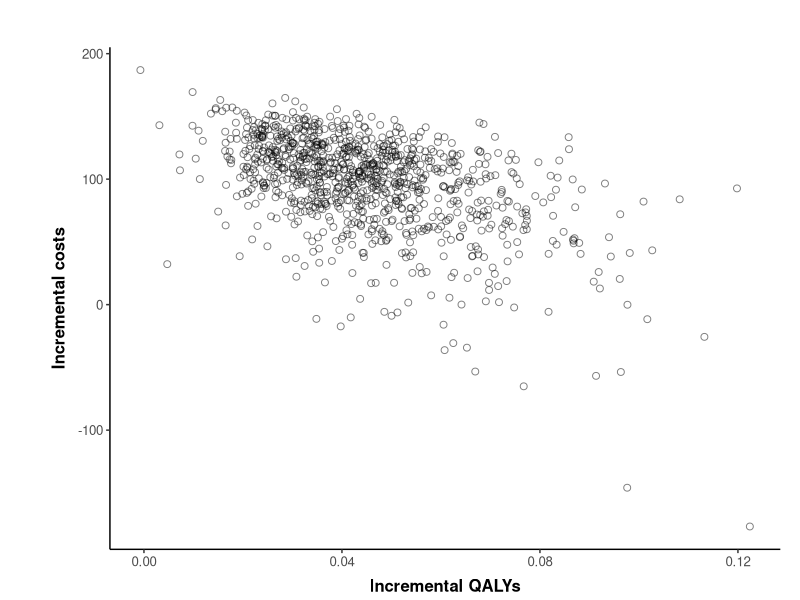
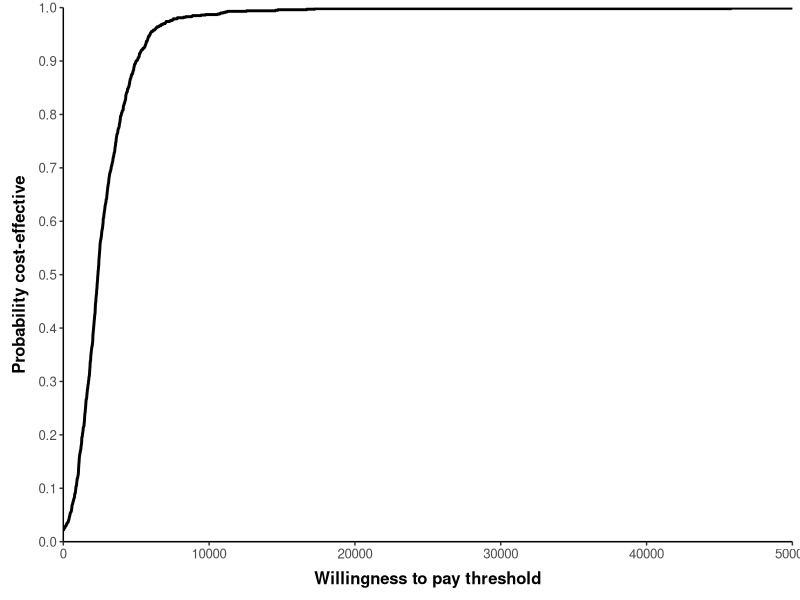
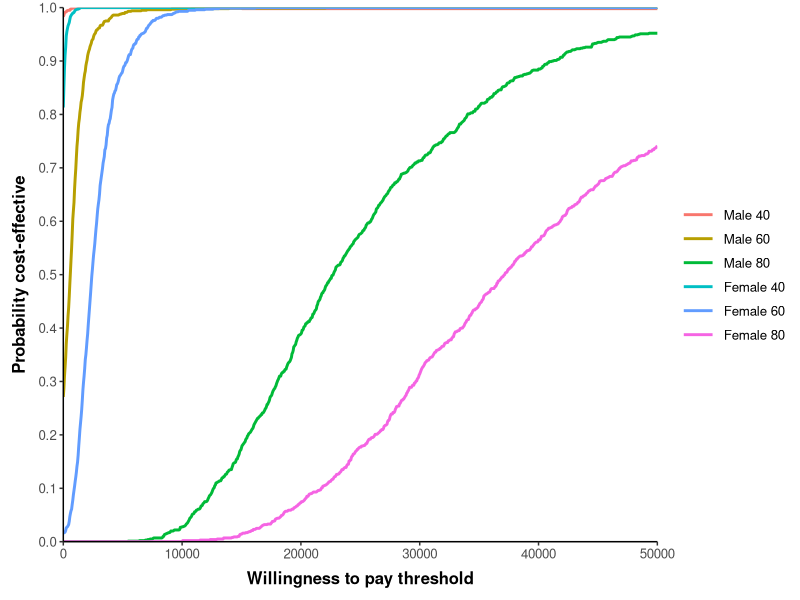

These charts were generated, in order, by the following R code:
############ THR model #########################
### Set working directory as the folder this is stored in
require("rstudioapi")
setwd(dirname(getActiveDocumentContext()$path)) # Set working directory to source file

#########**** PARAMETERS *****######
##### DETERMINISTIC PARAMETERS ######
# DISCOUNT RATES:
dr.c <- 0.06 ## set the discount rate for costs (6%)
dr.o <- 0.015 ## set the discount rate for outcomes (15%)
# COSTS:
c.SP0 <- 394 ## Cost of standard prosthesis
c.NP1 <- 579 ## Cost of new prosthesis 1
c.primary <- 0  ## Cost of a primary THR procedure - set to 0 for this model 
c.success <- 0 ## Cost of success - set to 0 for this model

## Defining shape and scale parameters to be used in probabilistic analyses
mn.cRevision <- 5294 ## mean cost of revision surgery
se.cRevision <- 1487 ## standard error of cost of revision surgery
a.cRevision <- (mn.cRevision/se.cRevision)^2 ## alpha value for cost of revision surgery 
b.cRevision <- (se.cRevision^2)/mn.cRevision ## beta value for cost of revision surgery
###  Transition probabilities - alpha & beta values:
a.PTHR2dead <- 2 ## alpha value for operative mortality from primary surgery
b.PTHR2dead <- 100- a.PTHR2dead ## beta value for operative mortality from primary surgery
a.rrr <- 4   ## alpha value for re-revision risk
b.rrr <- 100-a.rrr  ## beta value for re-revision risk
##  UTILITIES:
# primary prosthesis
mn.uSuccessP <- 0.85 ## mean utility value for successful primary prosthesis
se.uSuccessP <- 0.03 ## standard errror utility value for successful primary prosthesis
ab.uSuccessP <- mn.uSuccessP*(1-mn.uSuccessP)/(se.uSuccessP^2)-1 ## estimating alpha plus beta (ab)
a.uSuccessP <- mn.uSuccessP*ab.uSuccessP ## estimating alpha (a)
b.uSuccessP <- a.uSuccessP*(1-mn.uSuccessP)/mn.uSuccessP ## estimating beta (b)
## revision surgery
mn.uSuccessR <- 0.75 ## mean utility value for having a successful Revision THR
se.uSuccessR <- 0.04 ## standard error utility value for having a successful Revision THR
ab.uSuccessR <- mn.uSuccessR*(1-mn.uSuccessR)/(se.uSuccessR^2)-1 ## alpha + beta (ab)
a.uSuccessR <- mn.uSuccessR*ab.uSuccessR ## alpha (a)
b.uSuccessR <- a.uSuccessR*(1-mn.uSuccessR)/mn.uSuccessR ## beta(b)
## during the revision period 
mn.uRevision <- 0.30 ## mean utility score during the revision period
se.uRevision <- 0.03 ## standard error utility score during the revision period
ab.uRevision <- mn.uRevision*(1-mn.uRevision)/(se.uRevision^2)-1 ## alpha + beta (ab)
a.uRevision  <- mn.uRevision*ab.uRevision ## alpha (a)
b.uRevision  <- a.uRevision*(1-mn.uRevision)/mn.uRevision ## beta(b)

### Structural inputs
state.names <- c("P-THR","successP-THR","R-THR","successR-THR","Death")
n.states <- length(state.names) # number of states in the model
seed <- c(1,0,0,0,0) #  Seed the starting states of the model
cycles <- 60 ## number of cycles running the model
cycle.v <- 1:cycles ## a vector of cycle numbers 1 - 60
discount.factor.c <- 1/(1+dr.c)^cycle.v ## the discount factor matrix
discount.factor.o <- 1/(1+dr.o)^cycle.v  ## discount factor matrix for utility 

#  Reading the data needed from csv files
life.table <- read.csv("life-table.csv", header=TRUE) ## importing lifetable
colnames(life.table) <- c("Age","Index","Males","Female") ## making sure column names are correct
hazards <- read.csv("hazardfunction.csv", header=TRUE) ## importing the hazard inputs from the regression analysis
cov.55 <- read.csv("cov55.csv",row.names=1,header=TRUE) ## importing the covariance matrix

##  Hazard function ####
## Coefficients - on the log hazard scale
mn.lngamma <- hazards$coefficient[1] ## Ancilliary parameter in Weibull distribution - equivalent to lngamma coefficient
mn.cons <- hazards$coefficient[2] ##Constant in survival analysis for baseline hazard
mn.ageC <- hazards$coefficient[3] ## Age coefficient in survival analysis for baseline hazard
mn.maleC <- hazards$coefficient[4] ## Male coefficient in survival analysis for baseline hazard
mn.NP1 <- hazards$coefficient[5]
mn <- c(mn.lngamma, mn.cons,mn.ageC,mn.maleC,mn.NP1) ## vector of mean values from the regression analysis
cholm <- t(chol(t(cov.55))) ## lower triangle of the Cholesky decomposition

#####**** SAMPLE FUNCTION ******#####
sim.runs <- 1000 

psa.sampling <- function(age = 60, male = 0, sim.runs = 1000){
#### FUNCTION: sample probablistic parameters according to age and sex
#### INPUTS: age (numeric), male (0 for female, 1 for male), though 
  #### other variables which are defined above are called within the function
  ### e.g. cycles
#### OUTPUTS: a list with data frames and vectors for probablistic parameters 
  
###  Transition probabilities
tp.PTHR2dead <- rbeta(sim.runs, a.PTHR2dead, b.PTHR2dead) ## OMR following primary THR
tp.RTHR2dead <- rbeta(sim.runs, a.PTHR2dead, b.PTHR2dead)  ## OMR following revision THR
## creating a data.frame of sampled transition probabilites
omr.df <- data.frame(tp.PTHR2dead, tp.RTHR2dead) 
tp.rrr.vec <-rbeta(sim.runs, a.rrr, b.rrr) ## Re-revision risk transitions vector
###  Costs
c.revision.vec <- rgamma(sim.runs, shape=a.cRevision, scale=b.cRevision) ## Gamma distribution draw for cost of revision surgery
##  Utilities
uSuccessP <- rbeta(sim.runs, a.uSuccessP, b.uSuccessP) 
uSuccessR <- rbeta(sim.runs, a.uSuccessR, b.uSuccessR) 
uRevision <- rbeta(sim.runs, a.uRevision, b.uRevision) 
## Make a data frame to pass into the function
state.utilities.df <- data.frame(uprimary=rep(0, sim.runs), 
                                 uSuccessP, uRevision, uSuccessR,
                                 udeath=rep(0, sim.runs))

##  Hazard function ####
z <- matrix(rnorm(5*sim.runs, 0, 1), nrow = sim.runs, ncol = 5) ## 5 random draws, by sim.runs
r.table <- matrix(0, nrow = sim.runs, ncol = 5)
colnames(r.table) <- c("lngamma", "cons", "age", "male", "NP1")

for(i in 1:sim.runs){
  Tz <- cholm %*% z[i,] 
  x <- mn + Tz 
  r.table[i,] <- x[,1]
}

r <- as.data.frame(r.table)
gamma.vec <- exp(r$lngamma)
lambda.vec <- exp(r$cons + age * r$age + male*r$male)
RR.vec <- exp(r$NP1)
survival.df <- data.frame(gamma.vec,lambda.vec)## creating a data.frame with the parameters

# set life table values beased on age and sex (not probablistic but dependent on)
# age and sex variables chosen
current.age <- age + cycle.v ## a vector of cohort age throughout the model
interval <- findInterval(current.age, life.table$Index)
death.risk <- data.frame(age = current.age, males = life.table[interval,3], females = life.table[interval,4])
col.key <- 3-male 
mortality.vec <- death.risk[,col.key]

## combine outputs
sample.output <- list(RR.vec = RR.vec,
                      omr.df = omr.df,
                      tp.rrr.vec = tp.rrr.vec,
                      survival.df = survival.df,
                      c.revision.vec = c.revision.vec,
                       state.utilities.df = state.utilities.df,
                      mortality.vec = mortality.vec)
return(sample.output)
}

sample.output <- psa.sampling()

RR.vec <- sample.output$RR.vec
omr.df <- sample.output$omr.df
tp.rrr.vec <- sample.output$tp.rrr.vec
survival.df <- sample.output$survival.df
c.revision.vec <- sample.output$c.revision.vec 
state.utilities.df <- sample.output$state.utilities.df 
mortality.vec <- sample.output$mortality.vec
## take a look at the above vectors and data.frames to see the samples produced
## these are defined out of the list here for use in the value of information analysis later on

####***** THR MODEL FUNCTION ****#####
model.THR <- function(RR.NP1, ## from RR.vec
                      omr,  ## from omr.df
                      tp.rrr, ## from tp.rrr.vec
                      survival, ## from survival.df
                      c.revision, ## from c.revision.vec
                      state.util,## from state.utilities.df
                      mortality.vec) { ## background mortality based on life tables for age/sex combination
  ### FUNCTION: Run the THR model on the deterministic and probablistic parameters
  ## INPUTS: 3 data.frame rows (1 row from omr.df, survival.df & state.utilities.df) 
  ##        and 3 vector values (1 value from vectors; c.revision.vector, tp.rrr.vector, RR.vec)though 
  #### other variables which are defined above are called within the function
  ### e.g. cycles & age/sex are set in the psa.sampling function
  ## OUTPUTS: a labelled numeric output providing costs and qalys for SP0 and NP1, given the set of input parameters
  
  ## First, we need to unpack values from the data.frames provided to the function 
  # COSTS:
  state.costs<-c(c.primary, c.success, c.revision, c.success, 0) ## a vector with the costs for each state
  # UTILITIES:
  state.utilities <- unlist(state.util)
  # TRANSITIONS
  tp.PTHR2dead <- unlist(omr[1,1])
  tp.RTHR2dead <- unlist(omr[1,2])
  gamma <- unlist(survival[1,1])
  lambda <- unlist(survival[1,2])
   # Calculate revision risks 
  revision.risk.sp0 <- 1- exp(lambda * ((cycle.v-1) ^gamma-cycle.v ^gamma))
  revision.risk.np1 <- 1- exp(lambda * RR.NP1 * ((cycle.v-1) ^gamma-cycle.v ^gamma))
  # Transition arrays
  tm.SP0 <- array(data=0,dim=c(n.states, n.states, cycles),
                  dimnames= list(state.names, state.names, 1:cycles)) ## an empty array of dimenions (number of states, number of states, number of cycles)
  # Now using vectorisation to complete this 
  tm.SP0["P-THR","Death",] <- tp.PTHR2dead 
  tm.SP0["P-THR","successP-THR",] <- 1 - tp.PTHR2dead 
  tm.SP0["successP-THR","R-THR",] <- revision.risk.sp0 
  tm.SP0["successP-THR","Death",] <- mortality.vec
  tm.SP0["successP-THR","successP-THR",] <- 1 - revision.risk.sp0 - mortality.vec
  tm.SP0["R-THR","Death",] <- tp.RTHR2dead + mortality.vec
  tm.SP0["R-THR","successR-THR",] <- 1 - tp.RTHR2dead - mortality.vec
  tm.SP0["successR-THR","R-THR",] <- tp.rrr
  tm.SP0["successR-THR","Death",] <- mortality.vec
  tm.SP0["successR-THR","successR-THR",] <- 1 - tp.rrr - mortality.vec
  tm.SP0["Death","Death",] <- 1 
  #  Create a trace for the standard prosthesis arm
  trace.SP0 <- matrix(data=0, nrow=cycles, ncol=n.states)
  colnames(trace.SP0) <- state.names
  
  trace.SP0[1,] <- seed%*%tm.SP0[,,1]
  
  for (i in 2:cycles) trace.SP0[i,] <- trace.SP0[i-1,]%*%tm.SP0[,,i]
  #  NP1 ARM
  tm.NP1 <- array(data=0,dim=c(n.states, n.states, cycles),
                  dimnames= list(state.names, state.names, 1:cycles)) ## an empty array of dimenions (number of states, number of states, number of cycles)
  ## naming all dimensions
  ### create a loop that creates a time dependent transition matrix for each cycle
  tm.NP1["P-THR","Death",] <- tp.PTHR2dead ## Primary THR either enter the death state or.. or..
  tm.NP1["P-THR","successP-THR",] <- 1 - tp.PTHR2dead ## they go into the success THR state 
  tm.NP1["successP-THR","R-THR",] <- revision.risk.np1 ## revision risk with NP1 treatment arm 
  tm.NP1["successP-THR","Death",] <- mortality.vec
  tm.NP1["successP-THR","successP-THR",] <- 1 - revision.risk.np1 - mortality.vec
  tm.NP1["R-THR","Death",] <- tp.RTHR2dead + mortality.vec
  tm.NP1["R-THR","successR-THR",] <- 1 - tp.RTHR2dead - mortality.vec
  tm.NP1["successR-THR","R-THR",] <- tp.rrr
  tm.NP1["successR-THR","Death",] <- mortality.vec[i]
  tm.NP1["successR-THR","successR-THR",] <- 1 - tp.rrr - mortality.vec
  tm.NP1["Death","Death",] <- 1 
  
  #  Create a trace for the standard prosthesis arm
  trace.NP1 <- matrix(data=0,nrow=cycles,ncol=n.states)
  colnames(trace.NP1) <- state.names
  trace.NP1[1,] <- seed%*%tm.NP1[,,1]
  for (i in 2:cycles) trace.NP1[i,] <- trace.NP1[i-1,]%*%tm.NP1[,,i]
  
  # COST #
  cost.SP0 <- trace.SP0%*%state.costs  
  disc.cost.SP0 <- (discount.factor.c%*%cost.SP0) + c.SP0   
  cost.NP1 <- trace.NP1%*%state.costs  
  disc.cost.NP1 <- (discount.factor.c%*%cost.NP1) + c.NP1 
  
  # QALYS #
  QALYs.SP0 <- trace.SP0%*%state.utilities ## utility per cycle
  disc.QALYs.SP0 <- colSums(discount.factor.o%*%QALYs.SP0) ## total discounted utility
  QALYs.NP1 <- trace.NP1%*%state.utilities ## utility per cycle
  disc.QALYs.NP1 <- colSums(discount.factor.o%*%QALYs.NP1) ## total discounted utility
  
  output <- c(cost.SP0 = disc.cost.SP0,
              qalys.SP0 = disc.QALYs.SP0,
              cost.NP1 = disc.cost.NP1,
              qalys.NP1 = disc.QALYs.NP1,
              inc.cost = disc.cost.NP1 - disc.cost.SP0,
              inc.qalys = disc.QALYs.NP1 - disc.QALYs.SP0)
  
  return(output)
  
}

#### RUNNING THE SIMULATIONS ########
## creating an empty data.frame for simulation results to fill:
simulation.results <- data.frame("cost.SP0" = rep(as.numeric(NA), sim.runs), ## use the rep() function to create sim.runs rows of values
                                 "qalys.SP0"= rep(as.numeric(NA),sim.runs),
                                 "cost.NP1" = rep(as.numeric(NA),sim.runs),
                                 "qalys.NP1" = rep(as.numeric(NA), sim.runs),
                                 "inc.cost" = rep(as.numeric(NA),sim.runs),
                                 "inc.qalys"=  rep(as.numeric(NA),sim.runs))


## running the simulations and filling the simulation.results data.frame:
for(i in 1:sim.runs){
  simulation.results[i,] <-model.THR(RR.vec[i], omr.df[i,],  
                                     tp.rrr.vec[i], survival.df[i,],
                                      c.revision.vec[i], 
                                     state.utilities.df[i,], mortality.vec) 
  
}


# Estimating the average net monetary benefit of the new treatment
p.CE<-function(WTP, simulation.results) {# Estimate the probability of cost-effectiveness for a given willingness-to-pay ceiling ratio
  ## a function that estimates the probability of the new intervention
  # being cost-effective 
  # INPUTS: WTP = willingness to pay value (numeric)
  #         simulation.results = a data.frame output of PSA simulations which includes
  #         columns names "inc.qalys" and "inc.cost"   
  # OUTPUTS: A numeric value specifying the probability of cost-effectiveness given the inputs
  nmb <- simulation.results[,"inc.qalys"]*WTP - simulation.results[,"inc.cost"] ## vector of NMB estimates for each simulation length 1:sim.runs
  CE <- nmb>0   ## vector of TRUE/FALSE for each simulation length 1:sim.runs
  probCE<- mean(CE) ## the mean value of TRUE (=1) and FALSE (=0)
  return(probCE)
}

# Generate CEAC table
WTP.values <- seq(from = 0, to = 50000, by = 10) ## use the seq() function to get a vector of specified numeric values
CEAC <- data.frame(WTP = WTP.values, 
                   pCE = rep(as.numeric(NA),length(WTP.values)))

for (i in 1:length(WTP.values)) {
  CEAC[i,"pCE"]<- p.CE(CEAC[i,"WTP"], simulation.results)
}

##### SUBGROUP ANALYSES ######
# CREATE ARRAY TO STORE THE RESULTS OF THE MODEL IN EACH SUBGROUP
subgroups.names <- c("Male 40", "Male 60", "Male 80", "Female 40", "Female 60", "Female 80")
subgroups.n <- length(subgroups.names)
simulation.subgroups <- array(data = 0, dim = c(sim.runs, length(colnames(simulation.results)), subgroups.n),
                              dimnames = list(1:sim.runs, colnames(simulation.results),subgroups.names))

# Run model for each subgroup, inputting the age and sex into the function, and record results within the array
sample.sub <- list()
sample.sub[[1]]<- psa.sampling(age = 40, male = 1)
sample.sub[[2]]<- psa.sampling(age = 60, male = 1)
sample.sub[[3]]<- psa.sampling(age = 80, male = 1)
sample.sub[[4]]<- psa.sampling(age = 40, male = 0)
sample.sub[[5]]<- psa.sampling(age = 60, male = 0)
sample.sub[[6]]<- psa.sampling(age = 80, male = 0)

for(i in 1:sim.runs){ 
  for(j in 1:6){ ## column = each subgroup
  simulation.subgroups[i,,j] <- model.THR(sample.sub[[j]]$RR.vec[i], sample.sub[[j]]$omr.df[i,],  sample.sub[[j]]$tp.rrr.vec[i], 
                                                                   sample.sub[[j]]$survival.df[i,],sample.sub[[j]]$c.revision.vec[i], 
                                                                   sample.sub[[j]]$state.utilities.df[i,], mortality.vec = sample.sub[[j]]$mortality.vec)
  }
}

# Create a CEAC table with lambda value sequence
WTP.values <- seq(from = 0, to = 50000, by = 50)
CEAC.subgroups <- matrix(data= as.numeric(NA), nrow=length(WTP.values), ncol=subgroups.n + 1)
CEAC.subgroups <- as.data.frame(CEAC.subgroups)
colnames(CEAC.subgroups) <- c("WTP", subgroups.names)
# Estimate probability cost-effective for all subgroups
for (i in 1:length(WTP.values)) {
  CEAC.subgroups[i,1]<-WTP.values[i]
  CEAC.subgroups[i,2]<-p.CE(WTP.values[i], simulation.subgroups[,,1])
  CEAC.subgroups[i,3]<-p.CE(WTP.values[i], simulation.subgroups[,,2])
  CEAC.subgroups[i,4]<-p.CE(WTP.values[i], simulation.subgroups[,,3])
  CEAC.subgroups[i,5]<-p.CE(WTP.values[i], simulation.subgroups[,,4])
  CEAC.subgroups[i,6]<-p.CE(WTP.values[i], simulation.subgroups[,,5])
  CEAC.subgroups[i,7]<-p.CE(WTP.values[i], simulation.subgroups[,,6])
}
  
  
######***PLOTS****#####################
  
  #### COST-EFFECTIVENESS PLANES & COST-EFFECTIVENESS ACCEPTABILITY CURVES #####
  # Install package and load library
  if(!require(ggplot2)) install.packages('ggplot2')
  library(ggplot2)
  ## Plotting:
  xlabel = "Incremental QALYs"
  ylabel = "Incremental costs"
  ggplot(simulation.results) + 
    geom_point(shape = 21, size = 2, colour = "black", fill = NA, alpha = 0.5, aes(x=inc.qalys, y=inc.cost)) + 
    labs(x = xlabel, text = element_text(size=10)) + labs (y = ylabel, text = element_text(size=10)) + theme_classic() +
    theme(legend.title = element_blank(), axis.title=element_text(face="bold"), 
          axis.title.x = element_text(margin = margin(t = 7, r = 0, b = 3, l = 0)), 
          axis.title.y = element_text(margin = margin(t = 0, r = 7, b = 0, l = 3)), 
          panel.grid.major = element_blank(), panel.grid.minor = element_blank(), 
          legend.key.width=unit(1.8,"line"), text = element_text(size=12),
          plot.margin=unit(c(1.2,0.5,0,1.2),"cm"))
  
  
  ## plotting:
  xlabel = "Willingness to pay threshold"
  ylabel = "Probability cost-effective"
  ggplot(CEAC) + geom_line(aes(x=WTP, y=pCE), size=1) + 
    labs(x = xlabel, text = element_text(size=10)) + labs(y = ylabel, text = element_text(size=10)) + theme_classic() +
    theme(legend.title = element_blank(), axis.title=element_text(face="bold"), 
          axis.title.x = element_text(margin = margin(t = 7, r = 0, b = 3, l = 0)), 
          axis.title.y = element_text(margin = margin(t = 0, r = 7, b = 0, l = 3)), 
          panel.grid.major = element_blank(), panel.grid.minor = element_blank(), 
          legend.key.width=unit(1.8,"line"), text = element_text(size=12)) + 
    scale_x_continuous(expand = c(0, 0.1)) + 
    scale_y_continuous(limits = c(0,1), breaks=seq(0,1,0.1), expand = c(0, 0))
  
  
  ## To plot the CEAC for subgroups We need to reshape the data from wide to long to use in ggplot 
  # Install package and load library
  if(!require(reshape2)) install.packages('reshape2')
  library(reshape2)
  CEAC.subgroups.long <- melt(CEAC.subgroups, id.vars = c("WTP"))
  colnames(CEAC.subgroups.long) <- c("WTP", "group", "pCE")
  ## plotting:
  xlabel = "Willingness to pay threshold"
  ylabel = "Probability cost-effective"
  ggplot(CEAC.subgroups.long) + geom_line(aes(x=WTP, y=pCE, color=group), size=1) + 
    labs(x = xlabel, text = element_text(size=10)) + labs(y = ylabel, text = element_text(size=10)) + theme_classic() +
    theme(legend.title = element_blank(), axis.title=element_text(face="bold"), 
          axis.title.x = element_text(margin = margin(t = 7, r = 0, b = 3, l = 0)), 
          axis.title.y = element_text(margin = margin(t = 0, r = 7, b = 0, l = 3)), 
          panel.grid.major = element_blank(), panel.grid.minor = element_blank(), 
          legend.key.width=unit(1.8,"line"), text = element_text(size=12)) + 
    scale_x_continuous(expand = c(0, 0.1)) + 
    scale_y_continuous(limits = c(0,1), breaks=seq(0,1,0.1), expand = c(0, 0))
